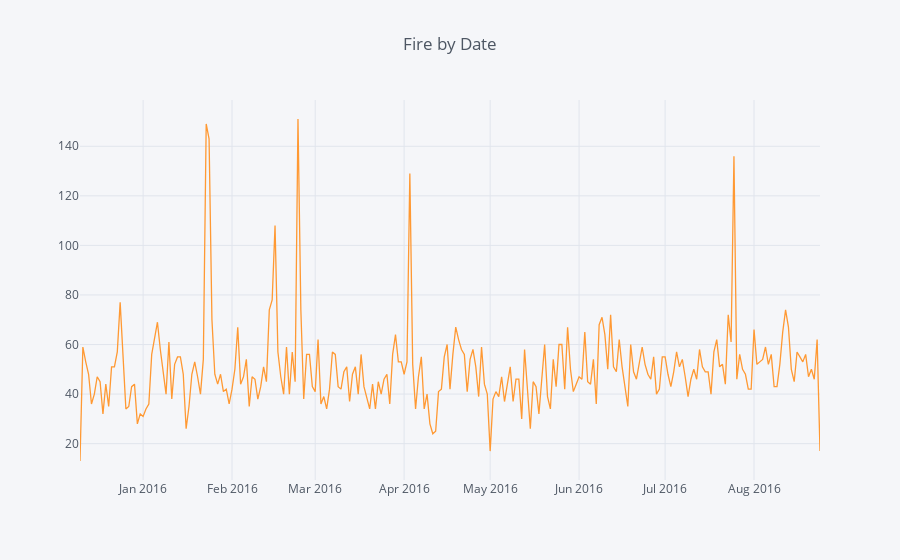

Write notebook code for a chart like this one.
### Code cell
df[df['Reason']=="Fire"].groupby('Date').count()['zip'].iplot(title="Fire by Date")

### Figure 1 — Plotly figure (JSON) as saved in the notebook; plotly's stock layout.template omitted (floating-point values rounded to 4 significant figures; data arrays with more than 128 entries replaced by an {"elided": "..."} marker saying what was removed)
{"data": [{"line": {"color": "rgba(255, 153, 51, 1.0)", "dash": "solid", "shape": "linear", "width": 1.3}, "mode": "lines", "name": "zip", "text": "", "type": "scatter", "uid": "8d6d8171-6cbd-40b0-bb8f-ce4b697c3a48", "x": {"elided": "259 str values"}, "y": {"elided": "259 int values"}}], "layout": {"legend": {"bgcolor": "#F5F6F9", "font": {"color": "#4D5663"}}, "paper_bgcolor": "#F5F6F9", "plot_bgcolor": "#F5F6F9", "title": {"font": {"color": "#4D5663"}, "text": "Fire by Date"}, "xaxis": {"gridcolor": "#E1E5ED", "showgrid": true, "tickfont": {"color": "#4D5663"}, "title": {"font": {"color": "#4D5663"}, "text": ""}, "zerolinecolor": "#E1E5ED"}, "yaxis": {"gridcolor": "#E1E5ED", "showgrid": true, "tickfont": {"color": "#4D5663"}, "title": {"font": {"color": "#4D5663"}, "text": ""}, "zerolinecolor": "#E1E5ED"}}}
